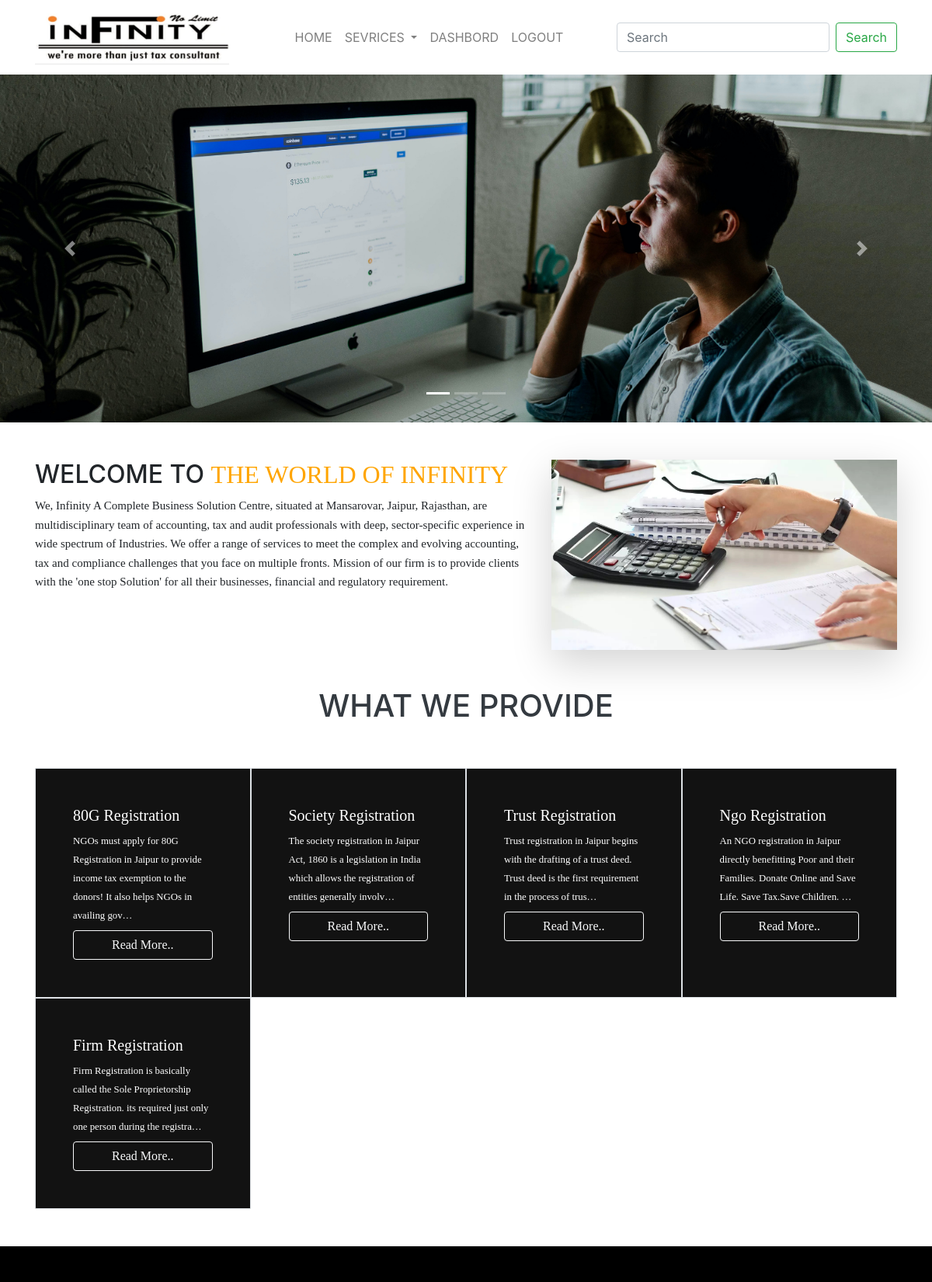
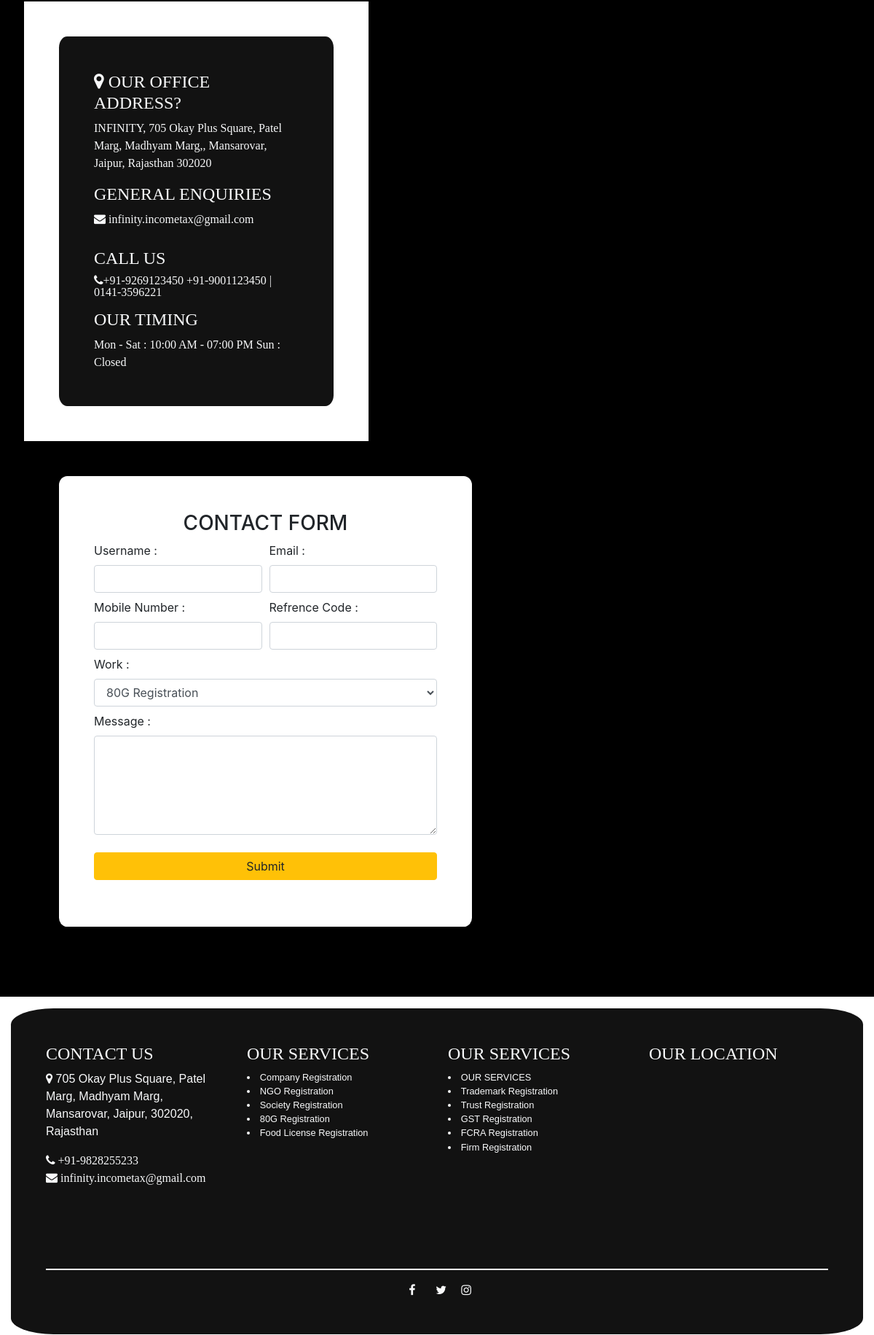
The app's page / (signed in, upper part) with its own data (2 pictures, top to bottom).
### core/models.py (models this page shows, shortened)
class Service(models.Model):
    image = models.ImageField(upload_to = 'media')
    title = models.CharField(max_length=100)
    price = models.FloatField()
    short_dis = models.TextField(null=True, blank=True)
    discription = models.TextField()
    documents  = models.TextField(null=True,blank=True)
    time = models.CharField(max_length=20)

### core/views.py (the view)
# urls.py: path('',home,name='name'),
def home(request):
    objects  = Service.objects.all()
    context = { 'objects' : objects }
    return render(request,"index.html",context)

### infinity/templates/index.html (shortened to what this page needs)
{% extends 'base.html' %}
{% load static %}
{% block content %}
<div id="carouselExampleIndicators" class="carousel slide" data-ride="carousel">
    <ol class="carousel-indicators">
        <li data-target="#carouselExampleIndicators" data-slide-to="0" class="active"></li>
        <li data-target="#carouselExampleIndicators" data-slide-to="1"></li>
        <li data-target="#carouselExampleIndicators" data-slide-to="2"></li>
    </ol>
    <div class="carousel-inner">
        <div class="carousel-item active">
            <img class="d-block w-100" src="{% static 'pictures/banner1.png' %}" alt="First slide">
        </div>
    </div>
    <a class="carousel-control-prev" href="#carouselExampleIndicators" role="button" data-slide="prev">
        <span class="carousel-control-prev-icon" aria-hidden="true"></span>
    </a>
    <a class="carousel-control-next" href="#carouselExampleIndicators" role="button" data-slide="next">
        <span class="carousel-control-next-icon" aria-hidden="true"></span>
    </a>
</div>
<div class="container mt-5">
    <div class="row">
        <div class="col-lg-7 col-sm-12 col-md-12 mb-5">
            <h2>WELCOME TO <span style="color:#FFA500; font-family: Georgia, 'Times New Roman', Times, serif;"> THE
                    WORLD OF INFINITY </span></h2>
            <small style="font-family: Georgia, 'Times New Roman', Times, serif; font-size: 15px;">
                We, Infinity A Complete Business Solution Centre, situated at Mansarovar, Jaipur, Rajasthan, are
                multidisciplinary team of accounting, tax and audit professionals with deep, sector-specific experience
                in wide spectrum of Industries. We offer a range of services to meet the complex and evolving
                accounting, tax and compliance challenges that you face on multiple fronts. Mission of our firm is to
                provide clients with the 'one stop Solution' for all their businesses, financial and regulatory
                requirement.
            </small>
        </div>
        <div class='col-lg-5 col-sm-12 col-md-12'>
            <img class="img-fluid shadow-lg " src="{% static 'pictures/aboutus.jpg' %}" alt="">
        </div>
    </div>
    <div class="container-fluid">
        <h1 class="text-center  p-5 text-dark">
            WHAT WE PROVIDE
        </h1>
        <div class="row">
            {% for object in objects %}
            <div class="col-lg-3 col-md-4 hover-effect  col-sm-12 border p-5">
                <h5 class="" style="font-family: Georgia, 'Times New Roman', Times, serif;"> {{ object.title}}</h5>
                <small class="">
                    {{ object.short_dis | truncatechars:130 }}
                </small>
                <br>
                <a href="{% url 'detail' object.id %}" class="btn btn-outline-light mt-2 w-100">Read
                    More..</a>
            </div>
            {% endfor %}
        </div>
    </div>
</div>
{% include 'form.html' %}
{% endblock %}

### records on screen
Service: title "80G Registration", short_dis "NGOs must apply for 80G Registration in Jaipur to provide income tax exemption to the donors! It also helps NGOs in availing gov…"
Service: title "Society Registration", short_dis "The society registration in Jaipur Act, 1860 is a legislation in India which allows the registration of entities generally involv…"
Service: title "Trust Registration", short_dis "Trust registration in Jaipur begins with the drafting of a trust deed. Trust deed is the first requirement in the process of trus…"
Service: title "Ngo Registration", short_dis "An NGO registration in Jaipur directly benefitting Poor and their Families. Donate Online and Save Life. Save Tax.Save Children. …"
Service: title "Firm Registration", short_dis "Firm Registration is basically called the Sole Proprietorship Registration. its required just only one person during the registra…"

### other values on screen
form field work "80G Registration"
